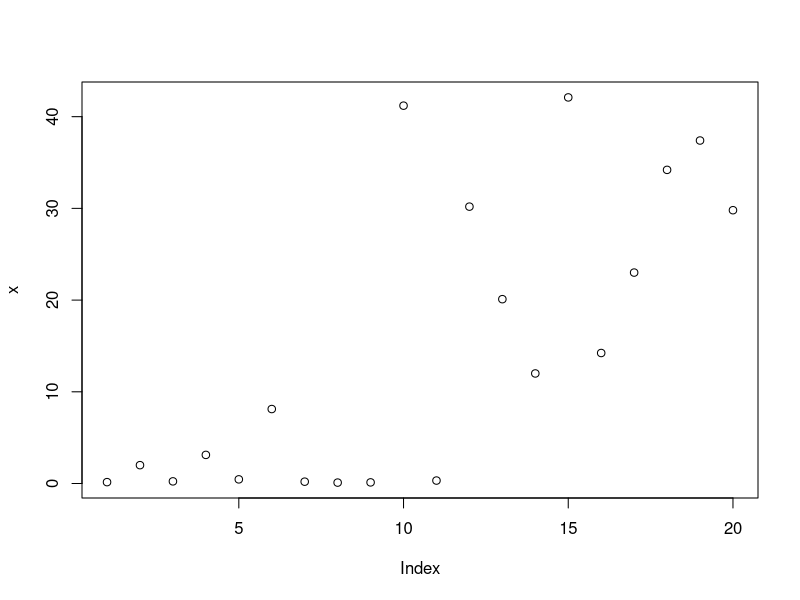
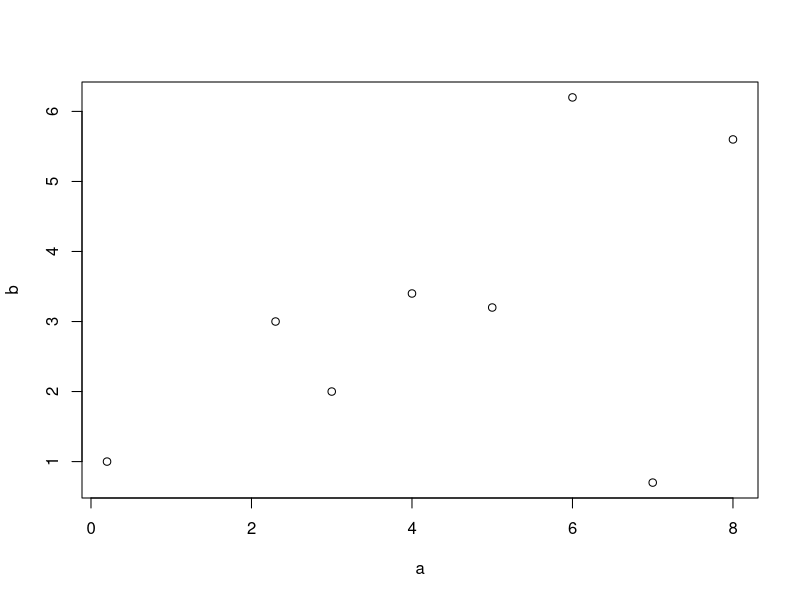
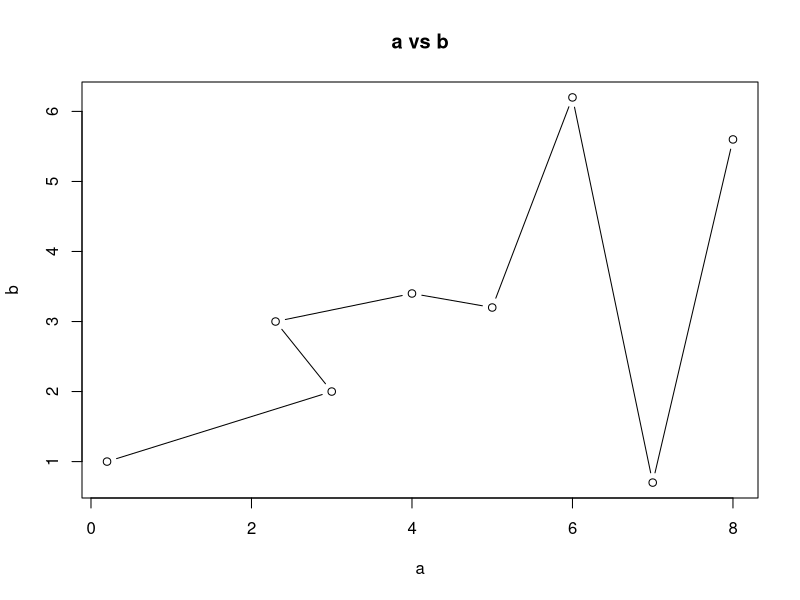
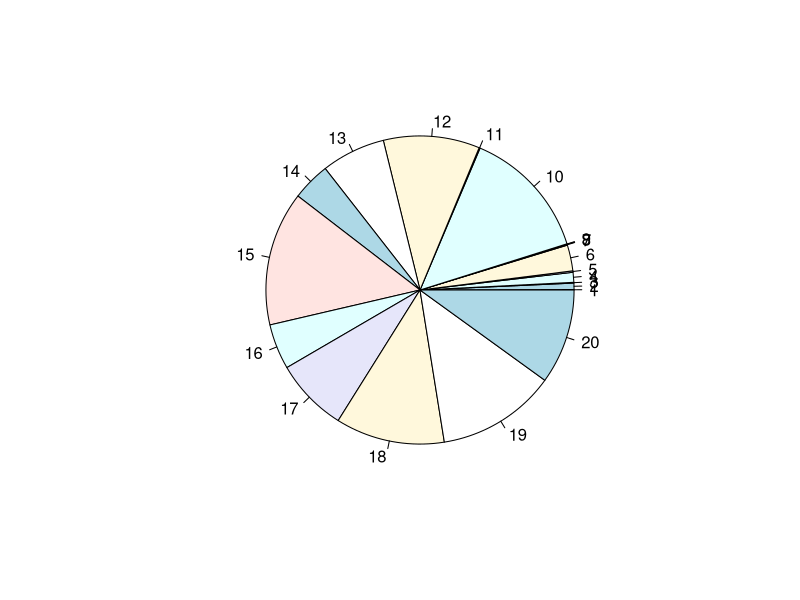
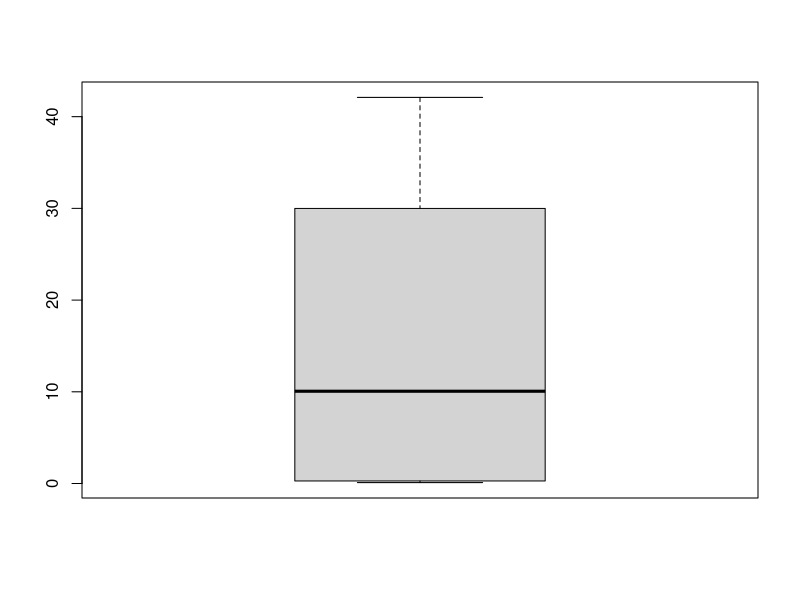
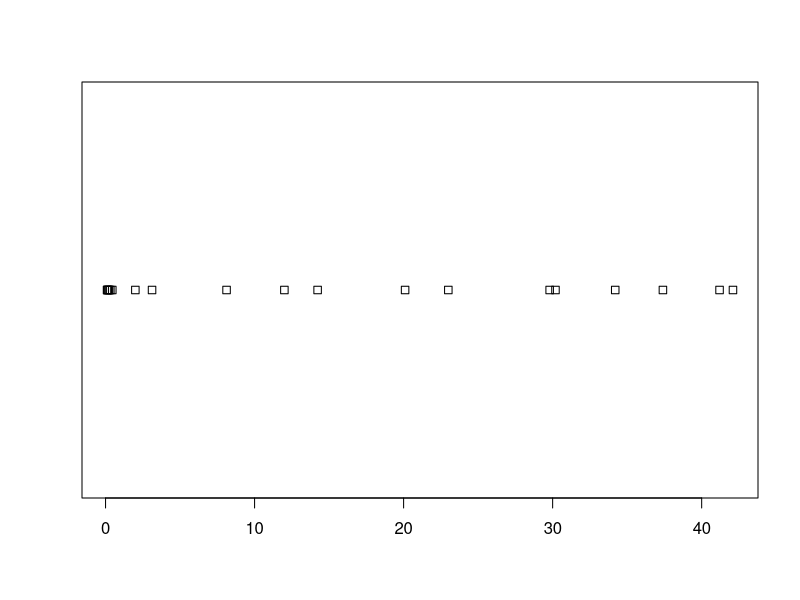
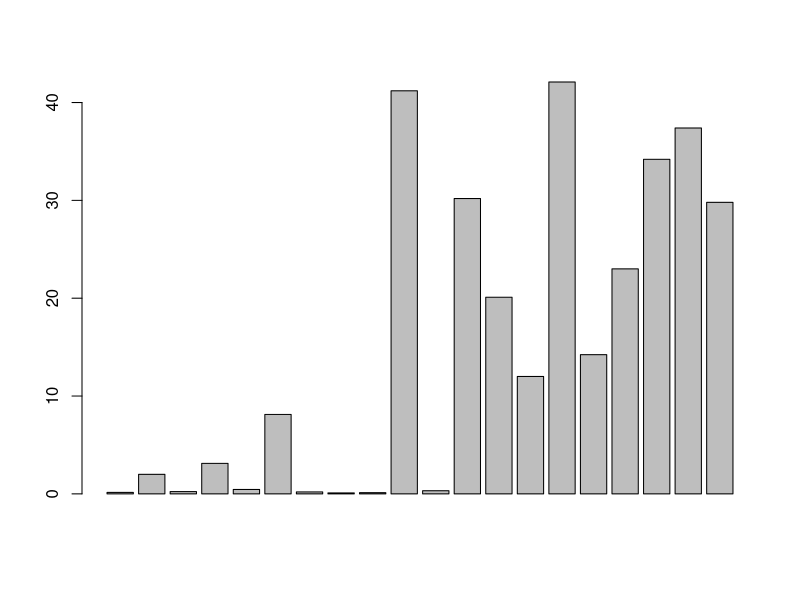

The R script that drew these images, in order:
x<-c(0.15,2,0.234,3.12,0.453,8.12,0.2,0.1,0.123,41.2,0.322,30.19, 20.1,12,42.1,14.23,23,34.2,37.4,29.8)

#Sum of elements 
sum(x)

#Product of elements
prod(x)

#Max of elements 
max(x)

#Min of elements 
min(x)

#Range of elements 
range(x)

#Length of elements 
length(x)

#Mean value of elements 
mean(x)

#Median value of elements 
median(x)

#Variance of elements 
var(x)

#Standard deviation of elements
sd(x)

#Plotting elements
plot(x) 

#Plotting with multiple arrays
a<-c(0.2,3,2.3,4,5,6,7,8)
b<-c(1,2,3,3.4,3.2,6.2,0.7,5.6)
plot(a,b) 
#Plotting with lines.
plot(a,b,alim=range(0:10),blim=range(0:10),type='b',main="a vs b")

#Different chart options:
pie(x) 
boxplot(x) 
stripchart(x)
barplot(x) 

